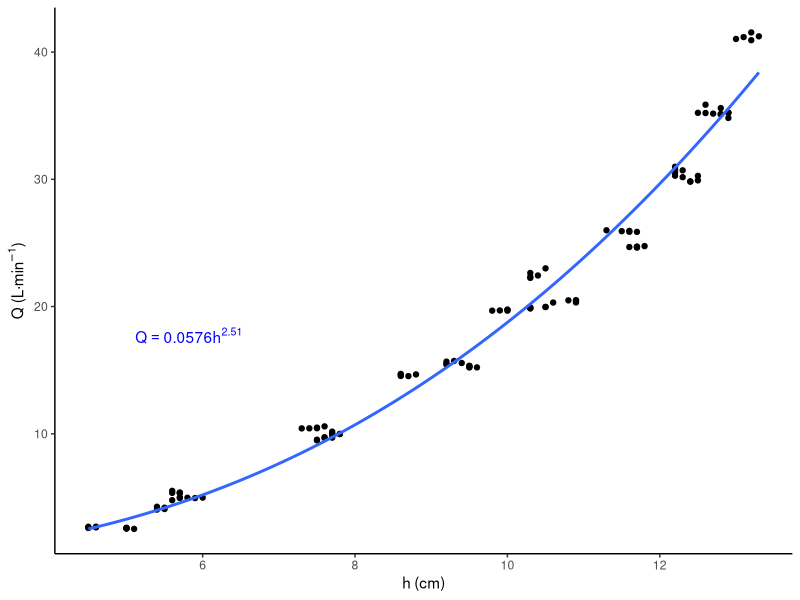
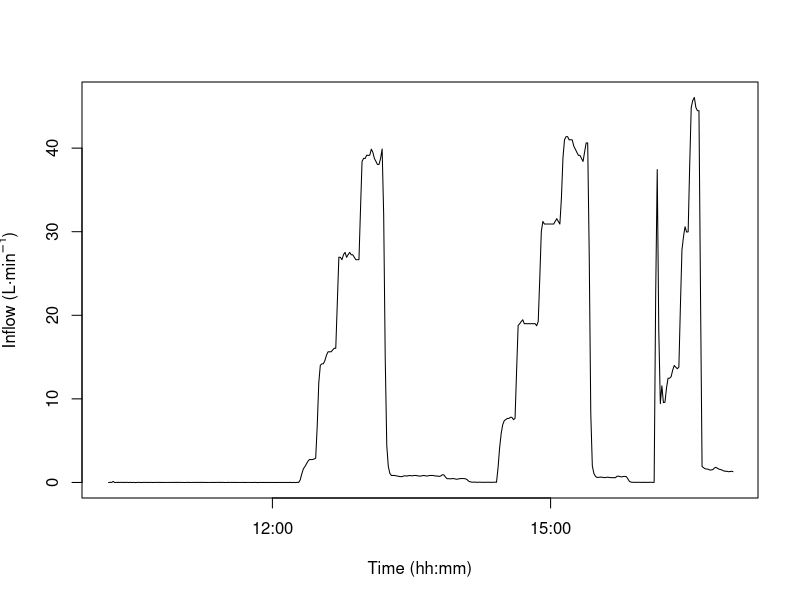
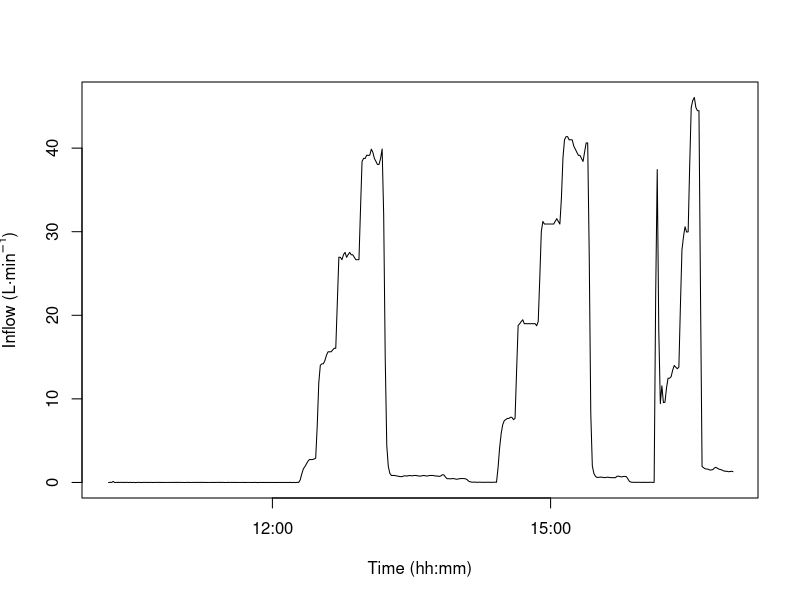

Write R code to recreate these figures, in order.
## ---- chunk 1
knitr::opts_chunk$set(echo = TRUE)

## ---- chunk 2
#install.packages(readxl)
#install.packages(tidyverse)
#install.packages(broom)
library(readxl)
library(tidyverse)
library(broom)
## ---- chunk 3
#Read in calibration data
calibration <- read_excel("calibration_data.xls", 
                        sheet=1, 
                        skip=1,
                        col_types = c("numeric", "numeric", "numeric"), 
                        col_names=c("h0.mm", "hraw.mm", "Q.Lmin"))


#Wrangles data
calibration1 <- calibration %>%
  mutate(h.mm = hraw.mm-h0.mm, #Calculates height of water relative to bottom of slot
         h.cm = h.mm/10)       #Converts h to cm
## ---- chunk 4
library(knitr)

kable(calibration1[2:4,], caption = "Example of a portion of calibration data after data wrangling.", label="wrangle") %>%
kableExtra::kable_styling(latex_options = "hold_position")

## ---- chunk 5
#Runs power regression to predict discharge from stage.
ratingcurve.model <-nls(calibration1$Q.Lmin~a*calibration1$h.cm^b,
                        data=calibration1,
                        start=list(a=1,b=1))
ratingcurve.tidymodel <- tidy(ratingcurve.model) #Tidys model

#Extracts a and b estimates
a <- as.numeric(ratingcurve.tidymodel[1,2])
b <- as.numeric(ratingcurve.tidymodel[2,2])

#Creates label for plot with model results
label <- sprintf("Q == %.3g*h^%.3g", a, b)

#Plots rating curve
ggplot(calibration1, aes(h.cm, Q.Lmin))+
  geom_point()+
  labs(x="h (cm)", 
       y=bquote('Q (L·'*min^-1*')'))+
  geom_smooth(method = 'nls', 
              formula = 'y~a*x^b', 
              method.args = list(start= c(a = 1,b=1)), 
              se=FALSE)+
  theme_classic()+
  annotate("text", 
           x=0.6*median(calibration1$h.cm, na.rm=TRUE), 
           y=median(calibration1$Q.Lmin, na.rm=TRUE), 
           label= label,
           color="blue",
           parse=TRUE)
## ---- chunk 6
h0 <- 35.7 #Height of h0 relative to pressure transducer

#Reads in time series dataset
UBeTube <- read_excel("example_dataset.xls", 
                        sheet=1, 
                        skip=3, 
                        col_types = c("date", "numeric", "skip", "skip"), 
                        col_names=c("time", "hraw.mm"))

UBeTube1 <- UBeTube %>%
  mutate(hraw.cm = hraw.mm/10, #Converts height to cm from mm
         time.sec = as.numeric(time, unit='sec'), #Converts time to seconds
         h.cm = hraw.cm-h0) #Determines height of water in UBeTube relative to h0
## ---- chunk 7
library(knitr)

kable(UBeTube1[2:4,], caption = "Example data set after data wrangling.", label="wrangletime") %>%
kableExtra::kable_styling(latex_options = "hold_position")

## ---- chunk 8

UBeTube2 <- UBeTube1 %>%
  mutate(Q.Lmin=a*h.cm^b) #Calculates outflow based on Equation 1

## ---- chunk 9
d <- 10.16 #Interior diameter of UBeTube (cm)

#Calculates inflow (L/min)
UBeTubeFinal <- UBeTube2 %>%
mutate(S.cm3s = (pi*(d^2)*h.cm)/4, #Calculates volume of water stored in UBeTube
       S.Lmin = S.cm3s*60/1000, #Converts storage to L/min
       I.Lmin = (S.Lmin-lag(S.Lmin))/(time.sec-lag(time.sec))
         +((Q.Lmin+lag(Q.Lmin))/2)) #Calculates inflow using equation 3

## ---- chunk 10
library(knitr)

kable(UBeTubeFinal[159:161,], caption = "Example data set after converting height (h.cm) to inflow (I.Lmin).", label="post")%>%
kableExtra::kable_styling(latex_options = "hold_position")

## ---- chunk 11
plot(UBeTubeFinal$time,UBeTubeFinal$I.Lmin, type="l", 
     xlab="Time (hh:mm)", 
     ylab= expression('Inflow (L·min' ^ {-1}*')'))
## ---- chunk 12
plot(UBeTubeFinal$time,UBeTubeFinal$I.Lmin, type="l", 
     xlab="Time (hh:mm)", 
     ylab= expression('Inflow (L·min' ^ {-1}*')'))
